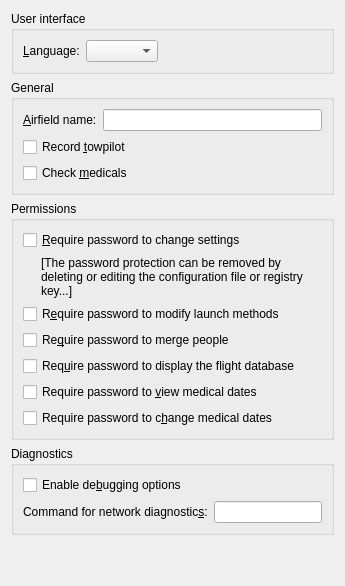
     <widget class="QWidget" name="settingsTab">
      <attribute name="title">
       <string>&amp;General</string>
      </attribute>
      <layout class="QVBoxLayout" name="verticalLayout_4">
       <item>
        <widget class="QGroupBox" name="groupBox">
         <property name="title">
          <string>User interface</string>
         </property>
         <layout class="QGridLayout" name="gridLayout_2">
          <item row="0" column="0">
           <widget class="QLabel" name="languageLabel">
            <property name="text">
             <string>&amp;Language:</string>
            </property>
            <property name="buddy">
             <cstring>languageInput</cstring>
            </property>
           </widget>
          </item>
          <item row="0" column="1">
           <widget class="LanguageComboBox" name="languageInput">
            <property name="sizeAdjustPolicy">
             <enum>QComboBox::AdjustToContents</enum>
            </property>
           </widget>
          </item>
          <item row="0" column="2">
           <spacer name="horizontalSpacer_3">
            <property name="orientation">
             <enum>Qt::Horizontal</enum>
            </property>
            <property name="sizeHint" stdset="0">
             <size>
              <width>40</width>
              <height>20</height>
             </size>
            </property>
           </spacer>
          </item>
         </layout>
        </widget>
       </item>
       <item>
        <widget class="QGroupBox" name="dataBox">
         <property name="title">
          <string>General</string>
         </property>
         <layout class="QGridLayout" name="gridLayout_6">
          <item row="0" column="0">
           <widget class="QLabel" name="locationLabel">
            <property name="text">
             <string>&amp;Airfield name:</string>
            </property>
            <property name="buddy">
             <cstring>locationInput</cstring>
            </property>
           </widget>
          </item>
          <item row="0" column="1">
           <widget class="QLineEdit" name="locationInput">
            <property name="toolTip">
             <string>&lt;html&gt;The name of the airfield where this program is used (e. g. &quot;Rheinstetten&quot;)&lt;/html&gt;</string>
            </property>
           </widget>
          </item>
          <item row="2" column="0" colspan="2">
           <widget class="QCheckBox" name="checkMedicalsCheckbox">
            <property name="toolTip">
             <string>&lt;html&gt;If enabled, a warning will be shown when creating a flight if the medical of the pilot expired.&lt;/html&gt;</string>
            </property>
            <property name="text">
             <string>Check &amp;medicals</string>
            </property>
           </widget>
          </item>
          <item row="1" column="0" colspan="2">
           <widget class="QCheckBox" name="recordTowpilotCheckbox">
            <property name="toolTip">
             <string>&lt;html&gt;If enabled, the name of the towpilot can be entered for flights.&lt;/html&gt;</string>
            </property>
            <property name="text">
             <string>Record &amp;towpilot</string>
            </property>
           </widget>
          </item>
         </layout>
        </widget>
       </item>
       <item>
        <widget class="QGroupBox" name="permissionsBox">
         <property name="title">
          <string>Permissions</string>
         </property>
         <layout class="QGridLayout" name="gridLayout_7">
          <item row="2" column="0">
           <widget class="QCheckBox" name="protectLaunchMethodsCheckbox">
            <property name="toolTip">
             <string>&lt;html&gt;If enabled, the database password must be entered to modify launch methods.&lt;/html&gt;</string>
            </property>
            <property name="text">
             <string>R&amp;equire password to modify launch methods</string>
            </property>
           </widget>
          </item>
          <item row="0" column="0">
           <widget class="QCheckBox" name="protectSettingsCheckbox">
            <property name="toolTip">
             <string>&lt;html&gt;If enabled, the database password must be entered to change settings.&lt;/html&gt;</string>
            </property>
            <property name="text">
             <string>&amp;Require password to change settings</string>
            </property>
           </widget>
          </item>
          <item row="1" column="0">
           <widget class="QWidget" name="widget_3" native="true">
            <layout class="QVBoxLayout" name="verticalLayout_9">
             <property name="leftMargin">
              <number>18</number>
             </property>
             <property name="topMargin">
              <number>0</number>
             </property>
             <property name="rightMargin">
              <number>0</number>
             </property>
             <property name="bottomMargin">
              <number>0</number>
             </property>
             <item>
              <widget class="QLabel" name="passwordMessageLabel">
               <property name="text">
                <string notr="true">[The password protection can be removed by deleting or editing the configuration file or registry key...]</string>
               </property>
               <property name="wordWrap">
                <bool>true</bool>
               </property>
              </widget>
             </item>
            </layout>
           </widget>
          </item>
          <item row="3" column="0">
           <widget class="QCheckBox" name="protectMergePeopleCheckbox">
            <property name="toolTip">
             <string>&lt;html&gt;If enabled, the database password must be entered to merge people.&lt;/html&gt;</string>
            </property>
            <property name="text">
             <string>Re&amp;quire password to merge people</string>
            </property>
           </widget>
          </item>
          <item row="4" column="0">
           <widget class="QCheckBox" name="protectFlightDatabaseCheckbox">
            <property name="toolTip">
             <string>&lt;html&gt;If enabled, the database password must be entered to display the flight database.&lt;/html&gt;</string>
            </property>
            <property name="text">
             <string>Req&amp;uire password to display the flight database</string>
            </property>
           </widget>
          </item>
          <item row="5" column="0">
           <widget class="QCheckBox" name="protectViewMedicalsCheckbox">
            <property name="toolTip">
             <string>&lt;html&gt;If enabled, the database password must be entered to view medical data.&lt;/html&gt;</string>
            </property>
            <property name="text">
             <string>Require password to &amp;view medical dates</string>
            </property>
           </widget>
          </item>
          <item row="6" column="0">
           <widget class="QCheckBox" name="protectChangeMedicalsCheckbox">
            <property name="toolTip">
             <string>&lt;html&gt;If enabled, the database password must be entered to change medical data.&lt;/html&gt;</string>
            </property>
            <property name="text">
             <string>Require password to c&amp;hange medical dates</string>
            </property>
           </widget>
          </item>
         </layout>
        </widget>
       </item>
       <item>
        <widget class="QGroupBox" name="diagnosticsBox">
         <property name="title">
          <string>Diagnostics</string>
         </property>
         <layout class="QGridLayout" name="gridLayout_8">
          <item row="0" column="0" colspan="2">
           <widget class="QCheckBox" name="enableDebugCheckbox">
            <property name="toolTip">
             <string>&lt;html&gt;Enable some menu entries for error diagnostics&lt;/html&gt;</string>
            </property>
            <property name="text">
             <string>Enable de&amp;bugging options</string>
            </property>
           </widget>
          </item>
          <item row="1" column="1">
           <widget class="QLineEdit" name="diagCommandInput">
            <property name="toolTip">
             <string>&lt;html&gt;The command to run when the menu item Help-Network diagnostics is selected (not supported on Windows)&lt;/html&gt;</string>
            </property>
           </widget>
          </item>
          <item row="1" column="0">
           <widget class="QLabel" name="diagCommandLabel">
            <property name="text">
             <string>Command for network diagnostic&amp;s:</string>
            </property>
            <property name="buddy">
             <cstring>diagCommandInput</cstring>
            </property>
           </widget>
          </item>
         </layout>
        </widget>
       </item>
       <item>
        <spacer name="verticalSpacer_4">
         <property name="orientation">
          <enum>Qt::Vertical</enum>
         </property>
         <property name="sizeHint" stdset="0">
          <size>
           <width>20</width>
           <height>40</height>
          </size>
         </property>
        </spacer>
       </item>
      </layout>
     </widget>
